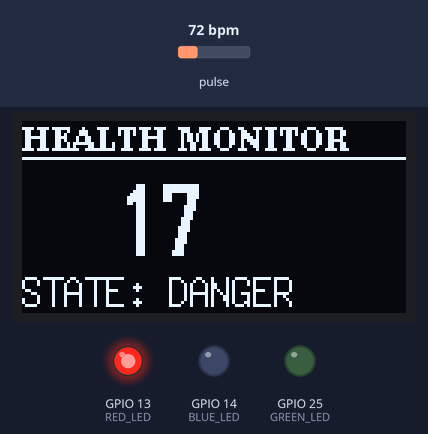
Recording of a sketch running on a simulated ESP32. Parts: 128×64 one-colour display, output pins drawn as LEDs (lit = HIGH). Inputs (shaded band) come from the test bench; at power-on: pulse 72 bpm.

Above: at 1.2 s.
1.3 s: pulse set to 100 bpm
At 2.0 s:
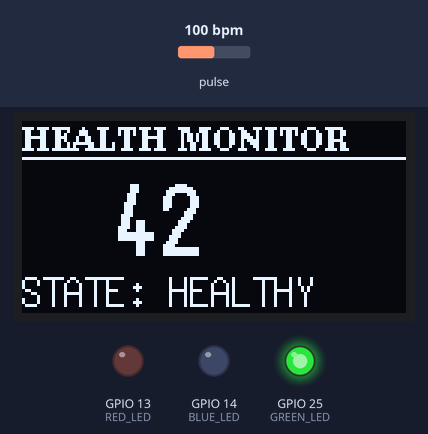
4.3 s: pulse set to 105 bpm
At 5.6 s:
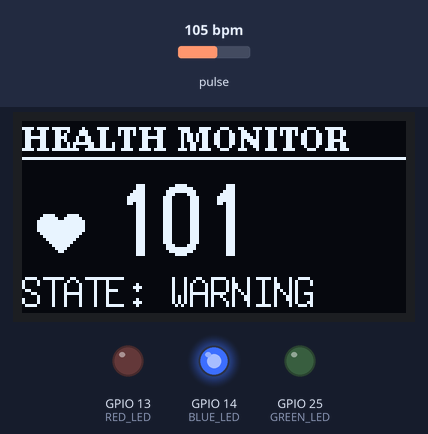
7.3 s: pulse set to 42 bpm
At 8.6 s:
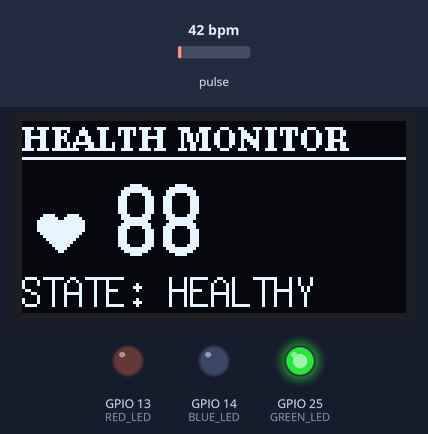
Timing chart, 0 to 10.3 s (numbered marks = the images above; inputs shaded):
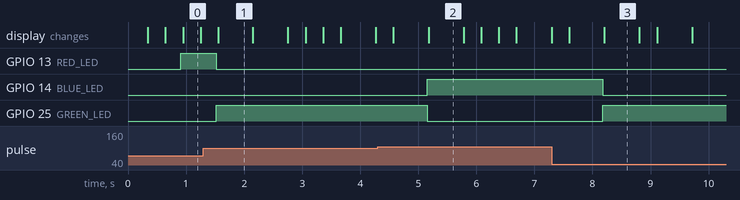

Measured:
- the behaviour switches between 102 and 103 bpm on pulse (found by bisection; images 1 and 2)
- after the input at 1.3 s, GPIO 13 (RED_LED): HIGH → LOW after 0.22 s instead of 1.4 s; GPIO 25 (GREEN_LED): LOW → HIGH after 0.22 s instead of 1.4 s
- after the input at 4.3 s, GPIO 14 (BLUE_LED): LOW → HIGH after 0.85 s; GPIO 25 (GREEN_LED): HIGH → LOW after 0.85 s; the display: first changes after 0.27 s (image 2 shows a later state)
- after the input at 7.3 s, GPIO 14 (BLUE_LED): HIGH → LOW after 0.88 s instead of 2.1 s; GPIO 25 (GREEN_LED): LOW → HIGH after 0.88 s instead of 2.1 s
- what the display in image 1 shows lasts 0.5 s, from 1.6 s to 2.1 s

The sketch:

heartfinal.ino
```cpp
#include <Arduino.h>
#include <U8g2lib.h>
#include <Wire.h>
#include "MAX30105.h"
#include "heartRate.h"

// --- PIN DEFINITIONS ---
#define RED_LED 13
#define BLUE_LED 14
#define GREEN_LED 25

U8G2_SH1106_128X64_NONAME_F_HW_I2C u8g2(U8G2_R0, /* reset=*/ U8X8_PIN_NONE);
MAX30105 particleSensor;

const byte RATE_SIZE = 4;
byte rates[RATE_SIZE];
byte rateSpot = 0;
long lastBeat = 0;
float beatsPerMinute;
int beatAvg = 0;

void setup() {
  Serial.begin(115200);

  pinMode(RED_LED, OUTPUT);
  pinMode(BLUE_LED, OUTPUT);
  pinMode(GREEN_LED, OUTPUT);

  Wire.begin(33, 32);
  Wire.setClock(100000);

  u8g2.begin();
  if (!particleSensor.begin(Wire, I2C_SPEED_STANDARD)) {
    while(1);
  }

  particleSensor.setup(0x1F, 4, 2, 100, 411, 4096);
  particleSensor.setPulseAmplitudeRed(0x1F);
  particleSensor.setPulseAmplitudeIR(0x1F);
}

void loop() {
  long irValue = particleSensor.getIR();

  if (irValue > 50000) {
    if (checkForBeat(irValue) == true) {
      long delta = millis() - lastBeat;
      lastBeat = millis();
      beatsPerMinute = 60 / (delta / 1000.0);

      if (beatsPerMinute < 255 && beatsPerMinute > 20) {
        rates[rateSpot++] = (byte)beatsPerMinute;
        rateSpot %= RATE_SIZE;
        beatAvg = 0;
        for (byte x = 0; x < RATE_SIZE; x++) beatAvg += rates[x];
        beatAvg /= RATE_SIZE;
      }
    }
    updateOLED(true, irValue);
  } else {
    beatAvg = 0;
    updateOLED(false, irValue);
  }
}

void updateOLED(bool fingerDetected, long ir) {
  static unsigned long lastUpdate = 0;
  if (millis() - lastUpdate < 300) return;
  lastUpdate = millis();

  u8g2.clearBuffer();

  // 1. TITLE
  u8g2.setFont(u8g2_font_ncenB08_tr);
  u8g2.drawStr(0, 10, "HEALTH MONITOR");
  u8g2.drawHLine(0, 12, 128);

  if (fingerDetected) {
    // 2. HEART ANIMATION (Placed in front of BPM)
    if ((millis() / 500) % 2 == 0) {
      u8g2.setFont(u8g2_font_open_iconic_human_2x_t);
      u8g2.drawGlyph(5, 45, 66);
    }

    // 3. BPM NUMBER (Shifted right for the heart)
    u8g2.setFont(u8g2_font_logisoso24_tf);
    u8g2.setCursor(30, 45);
    if(beatAvg > 0) u8g2.print(beatAvg);
    else u8g2.print("--");

    // 4. MEDICAL STATE LOGIC
    u8g2.setFont(u8g2_font_7x14_tr);
    u8g2.setCursor(0, 62);

    if (beatAvg > 140 || (beatAvg > 0 && beatAvg < 40)) {
      u8g2.print("STATE: DANGER");
      digitalWrite(RED_LED, HIGH); digitalWrite(BLUE_LED, LOW); digitalWrite(GREEN_LED, LOW);
    }
    else if (beatAvg > 100) {
      u8g2.print("STATE: WARNING");
      digitalWrite(BLUE_LED, HIGH); digitalWrite(RED_LED, LOW); digitalWrite(GREEN_LED, LOW);
    }
    else if (beatAvg >= 40) {
      u8g2.print("STATE: HEALTHY");
      digitalWrite(GREEN_LED, HIGH); digitalWrite(RED_LED, LOW); digitalWrite(BLUE_LED, LOW);
    }
  } else {
    // 5. IDLE STATE
    u8g2.setFont(u8g2_font_ncenB12_tr);
    u8g2.drawStr(10, 45, "PLACE FINGER");
    digitalWrite(RED_LED, LOW); digitalWrite(BLUE_LED, LOW); digitalWrite(GREEN_LED, LOW);
  }

  u8g2.sendBuffer();
}
```
